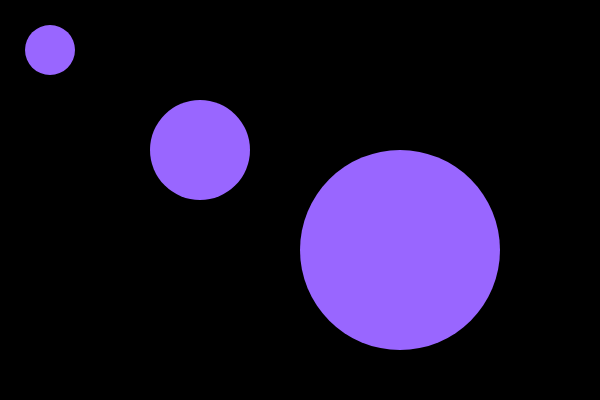
Frame 1 (no input)
Frame 60 (no input): identical to frame 1, image omitted
Frame 120 (the mouse pressed at the canvas centre since frame 60): identical to frame 1, image omitted

The p5.js sketch that drew this single still picture (run headless with seeded random() and noise() and a simulated clock; from frame 60 on, the mouse is pressed at the canvas centre):

// p5.js sketch
// ── sketch.js
var sizes = [50, 100, 200];

function setup () {
  createCanvas(600, 400);
  noStroke();
  fill(153, 102, 255);
}

function draw() {
  background(0);

  ellipse(50, 50, sizes[0], sizes[0]);
  ellipse(200, 150, sizes[1], sizes[1]);
  ellipse(400, 250, sizes[2], sizes[2]);

}
